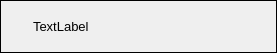
<?xml version="1.0" encoding="UTF-8"?>
<ui version="4.0">
 <class>Form</class>
 <widget class="QWidget" name="Form">
  <property name="geometry">
   <rect>
    <x>0</x>
    <y>0</y>
    <width>277</width>
    <height>53</height>
   </rect>
  </property>
  <property name="windowTitle">
   <string>Form</string>
  </property>
  <layout class="QGridLayout" name="gridLayout" rowstretch="0" columnstretch="0">
   <property name="leftMargin">
    <number>0</number>
   </property>
   <property name="topMargin">
    <number>0</number>
   </property>
   <property name="rightMargin">
    <number>0</number>
   </property>
   <property name="bottomMargin">
    <number>0</number>
   </property>
   <property name="spacing">
    <number>0</number>
   </property>
   <item row="0" column="0">
    <widget class="QFrame" name="frame">
     <property name="frameShape">
      <enum>QFrame::Panel</enum>
     </property>
     <layout class="QGridLayout" name="gridLayout_2">
      <property name="leftMargin">
       <number>9</number>
      </property>
      <property name="rightMargin">
       <number>9</number>
      </property>
      <item row="0" column="1">
       <widget class="QLabel" name="asset_name">
        <property name="sizePolicy">
         <sizepolicy hsizetype="Expanding" vsizetype="Expanding">
          <horstretch>9</horstretch>
          <verstretch>1</verstretch>
         </sizepolicy>
        </property>
        <property name="maximumSize">
         <size>
          <width>16777215</width>
          <height>16</height>
         </size>
        </property>
        <property name="font">
         <font>
          <pointsize>10</pointsize>
         </font>
        </property>
        <property name="frameShape">
         <enum>QFrame::NoFrame</enum>
        </property>
        <property name="text">
         <string>TextLabel</string>
        </property>
        <property name="indent">
         <number>10</number>
        </property>
       </widget>
      </item>
      <item row="0" column="0">
       <widget class="QLabel" name="label">
        <property name="enabled">
         <bool>true</bool>
        </property>
        <property name="sizePolicy">
         <sizepolicy hsizetype="Fixed" vsizetype="Fixed">
          <horstretch>0</horstretch>
          <verstretch>0</verstretch>
         </sizepolicy>
        </property>
        <property name="maximumSize">
         <size>
          <width>32</width>
          <height>32</height>
         </size>
        </property>
        <property name="text">
         <string/>
        </property>
        <property name="pixmap">
         <pixmap resource="../res/resources.qrc">:/images/icon_render.png</pixmap>
        </property>
        <property name="scaledContents">
         <bool>true</bool>
        </property>
       </widget>
      </item>
     </layout>
    </widget>
   </item>
  </layout>
 </widget>
 <resources>
  <include location="../res/resources.qrc"/>
 </resources>
 <connections/>
</ui>
